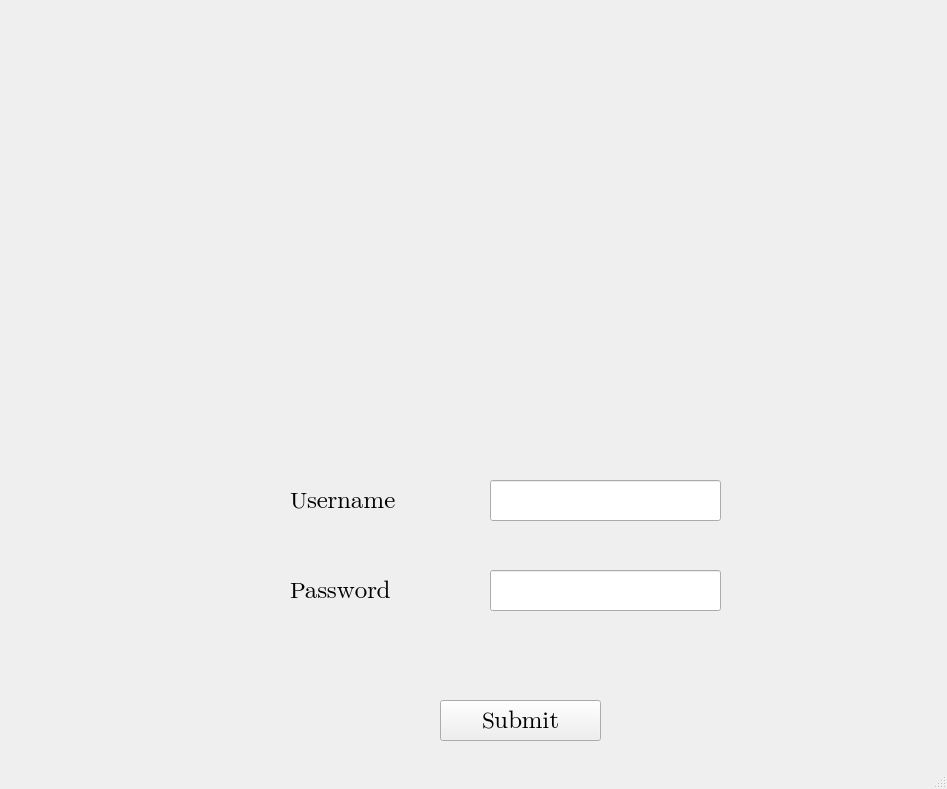
<?xml version="1.0" encoding="UTF-8"?>
<ui version="4.0">
 <class>adminlogin</class>
 <widget class="QMainWindow" name="adminlogin">
  <property name="geometry">
   <rect>
    <x>0</x>
    <y>0</y>
    <width>947</width>
    <height>789</height>
   </rect>
  </property>
  <property name="windowTitle">
   <string>MainWindow</string>
  </property>
  <widget class="QWidget" name="centralwidget">
   <widget class="QLabel" name="label">
    <property name="geometry">
     <rect>
      <x>290</x>
      <y>480</y>
      <width>171</width>
      <height>41</height>
     </rect>
    </property>
    <property name="font">
     <font>
      <family>Segoe UI Emoji</family>
      <pointsize>18</pointsize>
     </font>
    </property>
    <property name="text">
     <string>Username</string>
    </property>
   </widget>
   <widget class="QLabel" name="label_2">
    <property name="geometry">
     <rect>
      <x>290</x>
      <y>570</y>
      <width>201</width>
      <height>41</height>
     </rect>
    </property>
    <property name="font">
     <font>
      <family>Segoe UI Emoji</family>
      <pointsize>18</pointsize>
     </font>
    </property>
    <property name="text">
     <string>Password</string>
    </property>
   </widget>
   <widget class="QLineEdit" name="lineEdit">
    <property name="geometry">
     <rect>
      <x>490</x>
      <y>480</y>
      <width>231</width>
      <height>41</height>
     </rect>
    </property>
   </widget>
   <widget class="QLineEdit" name="lineEdit_2">
    <property name="geometry">
     <rect>
      <x>490</x>
      <y>570</y>
      <width>231</width>
      <height>41</height>
     </rect>
    </property>
    <property name="text">
     <string/>
    </property>
    <property name="echoMode">
     <enum>QLineEdit::Password</enum>
    </property>
   </widget>
   <widget class="QPushButton" name="pushButton">
    <property name="geometry">
     <rect>
      <x>440</x>
      <y>700</y>
      <width>161</width>
      <height>41</height>
     </rect>
    </property>
    <property name="font">
     <font>
      <family>Segoe UI Emoji</family>
      <pointsize>18</pointsize>
     </font>
    </property>
    <property name="text">
     <string>Submit</string>
    </property>
   </widget>
   <widget class="QLabel" name="label_3">
    <property name="geometry">
     <rect>
      <x>0</x>
      <y>0</y>
      <width>951</width>
      <height>451</height>
     </rect>
    </property>
    <property name="text">
     <string/>
    </property>
    <property name="pixmap">
     <pixmap>l3.jpg</pixmap>
    </property>
    <property name="scaledContents">
     <bool>true</bool>
    </property>
   </widget>
  </widget>
  <widget class="QStatusBar" name="statusbar"/>
 </widget>
 <resources/>
 <connections/>
</ui>
